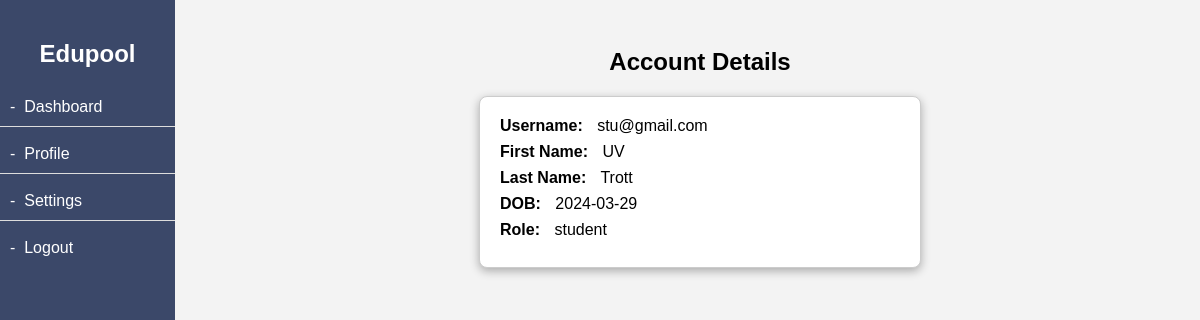
/accountDetails (signed in), run on an earlier commit of the app's database.
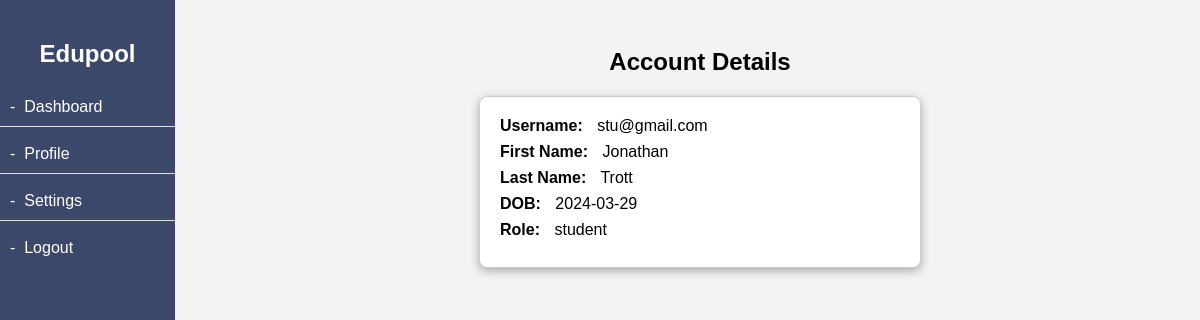
And on a later commit of the database.
### website/models.py (models this page shows)
class User(db.Model, UserMixin):
    __tablename__ = 'users'
    id=db.Column(db.Integer, primary_key=True)
    username = db.Column(db.String(150), unique = True) #email for username
    password=db.Column(db.String(150))
    first_name = db.Column(db.String(150))
    last_name = db.Column(db.String(150))
    DOB =  db.Column(db.String(150))
    user_type = db.Column(db.String(50))

### website/views.py (the view)
@views.route('/accountDetails')
@login_required
def account_details():
    return render_template("accountDetails.html", user=current_user)

### website/__init__.py (called while the page is built)
def create_app():
    app = Flask(__name__)
    app.config['SECRET_KEY'] = 'gvfvsvf'
    app.config["SQLALCHEMY_DATABASE_URI"]= f"sqlite:///{DB_NAME}"
    db.init_app(app)
    from .views import views
    from .auth import auth
    app.register_blueprint(views, url_prefix='/')
    app.register_blueprint(auth, url_prefix='/')
    from .models import User
    create_database(app)
    login_manager = LoginManager()
    login_manager.login_view = 'auth.login'
    login_manager.init_app(app)
    @login_manager.user_loader
    def load_user(id):
        return User.query.get(int(id))
    return app

### website/templates/accountDetails.html (shortened to what this page needs)
<!DOCTYPE html>
<html lang="en">
<head>
</head>
<body>
    {% include 'sidebar.html' %}
    <div class="main-content">
        <h2>Account Details</h2>
        <div class="details-container">
            <ul>
                <li><span>Username:</span> {{ user.username }}</li>
                <li><span>First Name:</span> {{ user.first_name }}</li>
                <li><span>Last Name:</span> {{ user.last_name }}</li>
                <li><span>DOB:</span> {{ user.DOB }}</li>
                <li><span>Role:</span> {{ user.user_type }}</li>
            </ul>
        </div>
    </div>
</body>
</html>

### website/templates/sidebar.html (shortened to what this page needs)
<div class="sidebar">
    <div class="sidebar-header">
        <h2>Edupool</h2>
    </div>
    <ul>
        <li><a href="{{ url_for('views.home') }}">- &nbsp;Dashboard</a></li>
        <li><a href="{{ url_for('views.account_details') }}">- &nbsp;Profile</a></li>
        <li><a href="#">- &nbsp;Settings</a></li>
        <li><a href="{{ url_for('auth.logout') }}">- &nbsp;Logout</a></li>
    </ul>
</div>

### website/templates/accountDetails.html (style rules this page uses)
h2 { text-align: center; }
body { background-color: #f3f3f3; }
.main-content { margin-left: 220px; padding: 20px; font-family: Arial, sans-serif; }
.details-container { max-width: 400px; margin:0 auto; border: 1px solid #ccc; padding: 20px; border-radius: 8px; background-color: white; box-shadow: 0px 3px 10px rgba(0, 0, 0, 0.3); }
h2 { margin-bottom: 20px; }
ul { list-style-type: none; padding: 0; margin: 0; }
li { margin-bottom: 8px; }
li span { font-weight: bold; margin-right: 10px; }

### website/templates/sidebar.html (style rules this page uses)
.sidebar { height: 100%; width: 175px; position: fixed; top: 0; left: 0; background-color: rgba(13, 29, 71, 0.8); padding-top: 40px; color: #333; font-family: Arial, sans-serif; }
.sidebar-header { text-align: center; margin-bottom: 20px; }
.sidebar-header h2 { margin: 0; font-size: 24px; color: white; }
.sidebar ul { list-style-type: none; padding: 0; margin: 0; }
.sidebar li { padding: 10px; border-bottom: 1px solid #ddd; margin-bottom: 8px; }
.sidebar li:last-child { border-bottom: none; }
.sidebar li a { text-decoration: none; color: white; transition: color 0.3s; font-weight: normal; }
.main-content { margin-left: 200px; padding: 20px; }

What changed in the data, as far as the page shows it:
changed User "stu@gmail.com": first_name "UV" → "Jonathan"
